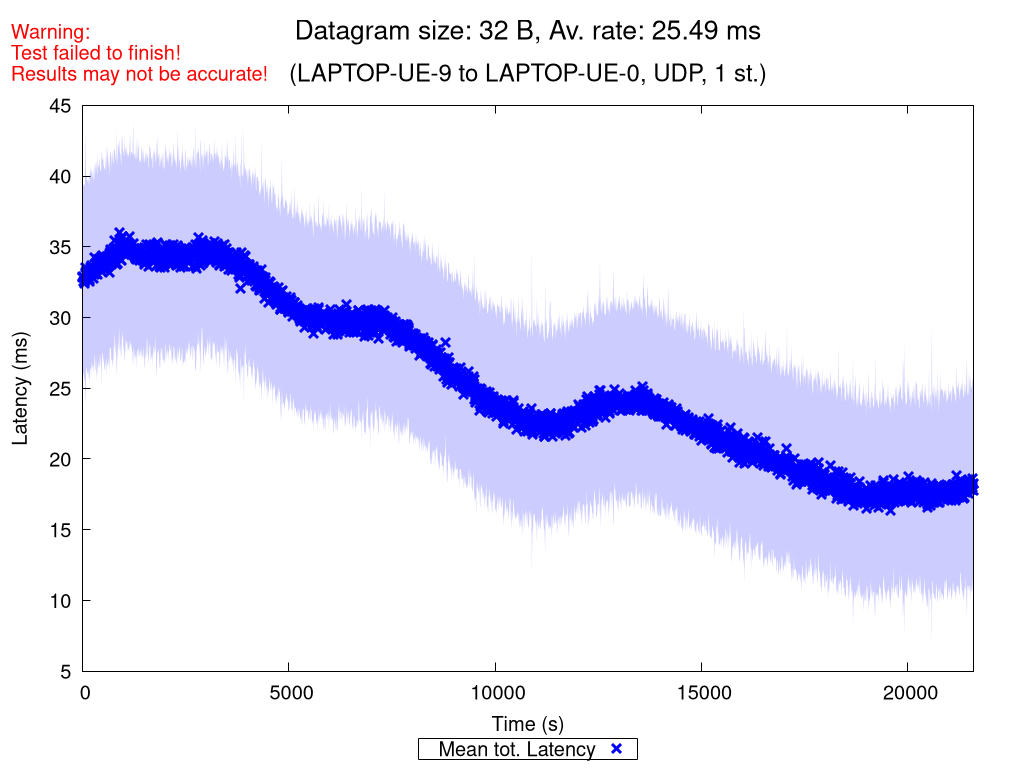

The script that saved this image:
set terminal pngcairo nocrop enhanced size 1024,768 font "Verdana,15"
set output "UDP_1_st_2020_11_09_15-46-36_two2one_00032B.png"

set title "{/=20 Datagram size: 32 B, Av. rate: 25.49 ms}\n\n{/=18 (LAPTOP-UE-9 to LAPTOP-UE-0, UDP, 1 st.)}"
set label "Warning:\nTest failed to finish!\nResults may not be accurate!" at screen 0.01, screen 0.96 tc rgb "red"

set xlabel "Time (s)"
set ylabel "Latency (ms)"
set ytics nomirror
set key bmargin center horizontal box samplen 1 width -1
set bmargin 4.6
set rmargin 4.5

rf = 1.0  # rate factor
set style fill transparent solid 0.2 noborder
set autoscale xfix
plot "UDP_1_st_2020_11_09_15-46-36_two2one_00032B_iperf_processed.dat" using 1:($2/rf-$3/rf):($2/rf+$3/rf) with filledcurves lc rgb "blue" notitle, \
     "" using 1:($2/rf) with points pt 2 ps 1.5 lw 3 lc rgb "blue" title "Mean tot. Latency", \
